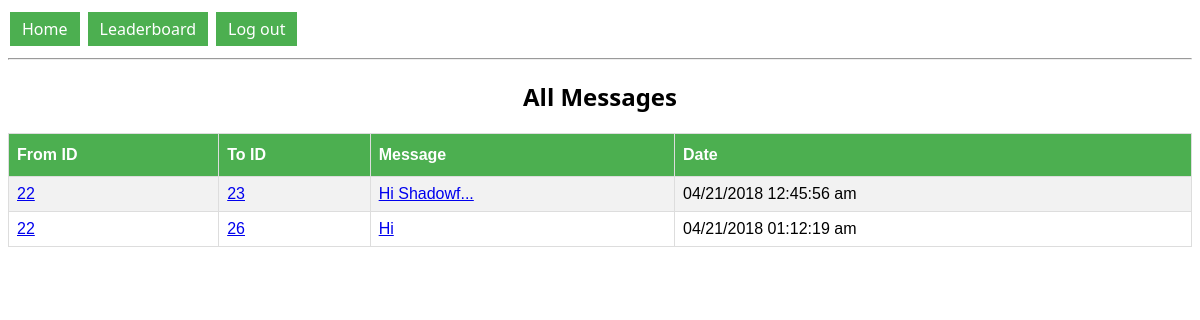
The app's page /myMessage.php (signed in) with its own data.
### tables this page shows
CREATE TABLE `message` (
  `textID` int(11) NOT NULL,
  `fromUserID` int(11) DEFAULT NULL,
  `toUserID` int(11) DEFAULT NULL,
  `date` varchar(30) DEFAULT NULL,
  `text` varchar(50) DEFAULT NULL
);

### myMessage.php (the view, shortened to what this page needs)
<!DOCTYPE html>
<html>
    <head>
    </head>
    <body>
    <a class="button" href="index.php">Home</a>
    <a class="button" href="leaderboard.php">Leaderboard</a>
    <a class="button" href="logout.php">Log out</a>
    <hr>
    <h2> All Messages </h2>
    <?php
        require 'connect.inc.php';
        $studentID = $_SESSION["userID"];
        $query = "SELECT * FROM `message` WHERE `fromUserID` = '$studentID' OR  `toUserID` = '$studentID'";
        $queryRun = mysqli_query($conn, $query);
        $queryNumRows = mysqli_num_rows($queryRun);
        if($queryNumRows > 0)
        {
    ?>
            <table id="projectTable">
            <tr>
                <th>From ID</th>
                <th>To ID</th>
                <th>Message</th>
                <th>Date</th>
            </tr>
            <?php
                while($info = mysqli_fetch_assoc($queryRun))
                {
                    $fromUserID = "showProfileByID.php?userID=".$info['fromUserID'];
                    $toUserID = "showProfileByID.php?userID=".$info['toUserID'];
                    $textID = "showMessageByID.php?textID=".$info['textID'];
                    $message = $info['text'];
                    if(strlen($message) <= 10);
                    else
                    {
                        $message = substr($message, 0, 10) . '...';
                    }
            ?>
                    <tr>
                        <td> <a href=<?php echo $fromUserID ?> > <?php echo $info['fromUserID'] ?> </a></td>
                        <td> <a href=<?php echo $toUserID ?> > <?php echo $info['toUserID'] ?> </a></td>
                        <td> <a href=<?php echo $textID ?> > <?php echo $message ?> </a></td>
                        <td> <?php echo $info['date'] ?> </td>
                    </tr>
            <?php
                }
            ?>
            </table>
        <?php
        }
        ?>
    </body>
</html>

### myMessage.php (style rules this page uses)
#projectTable { font-family: "Trebuchet MS", Arial, Helvetica, sans-serif; border-collapse: collapse; width: 100%; }
#projectTable td, #projectTable th { border: 1px solid #ddd; padding: 8px; }
#projectTable tr:nth-child(even) { background-color: #f2f2f2; }
#projectTable th { padding-top: 12px; padding-bottom: 12px; text-align: left; background-color: #4CAF50; color: white; }
.button { background-color: #4CAF50; border: none; color: white; padding: 6px 12px; text-align: center; text-decoration: none; display: inline-block; font-size: 16px; margin: 4px 2px; cursor: pointer; font-family: "Segoe UI"; }
h2 { text-align: center; font-family: "Segoe UI"; }

### records on screen
message: fromUserID "22", toUserID "23", text "Hi Shadowf...", date "04/21/2018 12:45:56 am"
message: fromUserID "22", toUserID "26", text "Hi", date "04/21/2018 01:12:19 am"
